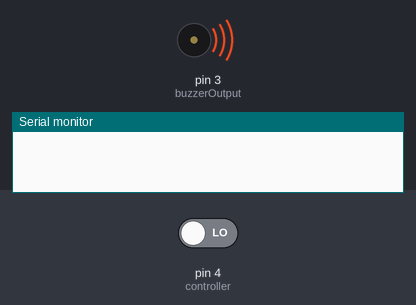
Recording of a sketch running on a simulated Arduino Uno, built with avr-gcc and run on an emulated ATmega328P. On the bench: buzzer (waves = sounding), the last lines printed to the serial monitor. The test bench sets the inputs (shaded band); at power-on: pin 4 (controller) LOW.

Above: at 1.9 s.
2.0 s: pin 4 (controller) driven HIGH
At 2.26 s:
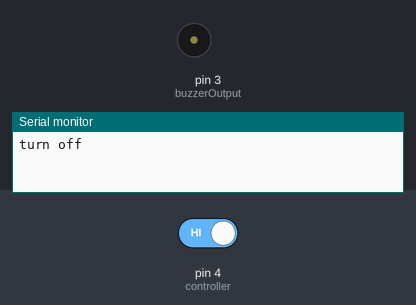
5.0 s: pin 4 (controller) driven LOW
Timing chart, 0 to 14.0 s (numbered marks = the images above; inputs shaded):
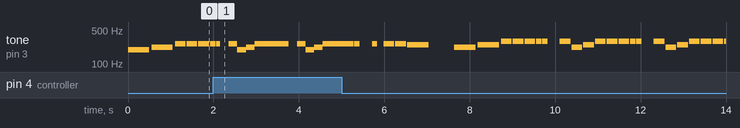

The sketch:

musicPlay.ino
```cpp
//notes
#define NOTE_B0  31
#define NOTE_C1  33
#define NOTE_CS1 35
#define NOTE_D1  37
#define NOTE_DS1 39
#define NOTE_E1  41
#define NOTE_F1  44
#define NOTE_FS1 46
#define NOTE_G1  49
#define NOTE_GS1 52
#define NOTE_A1  55
#define NOTE_AS1 58
#define NOTE_B1  62
#define NOTE_C2  65
#define NOTE_CS2 69
#define NOTE_D2  73
#define NOTE_DS2 78
#define NOTE_E2  82
#define NOTE_F2  87
#define NOTE_FS2 93
#define NOTE_G2  98
#define NOTE_GS2 104
#define NOTE_A2  110
#define NOTE_AS2 117
#define NOTE_B2  123
#define NOTE_C3  131
#define NOTE_CS3 139
#define NOTE_D3  147
#define NOTE_DS3 156
#define NOTE_E3  165
#define NOTE_F3  175
#define NOTE_FS3 185
#define NOTE_G3  196
#define NOTE_GS3 208
#define NOTE_A3  220
#define NOTE_AS3 233
#define NOTE_B3  247
#define NOTE_C4  262
#define NOTE_CS4 277
#define NOTE_D4  294
#define NOTE_DS4 311
#define NOTE_E4  330
#define NOTE_F4  349
#define NOTE_FS4 370
#define NOTE_G4  392
#define NOTE_GS4 415
#define NOTE_A4  440
#define NOTE_AS4 466
#define NOTE_B4  494
#define NOTE_C5  523
#define NOTE_CS5 554
#define NOTE_D5  587
#define NOTE_DS5 622
#define NOTE_E5  659
#define NOTE_F5  698
#define NOTE_FS5 740
#define NOTE_G5  784
#define NOTE_GS5 831
#define NOTE_A5  880
#define NOTE_AS5 932
#define NOTE_B5  988
#define NOTE_C6  1047
#define NOTE_CS6 1109
#define NOTE_D6  1175
#define NOTE_DS6 1245
#define NOTE_E6  1319
#define NOTE_F6  1397
#define NOTE_FS6 1480
#define NOTE_G6  1568
#define NOTE_GS6 1661
#define NOTE_A6  1760
#define NOTE_AS6 1865
#define NOTE_B6  1976
#define NOTE_C7  2093
#define NOTE_CS7 2217
#define NOTE_D7  2349
#define NOTE_DS7 2489
#define NOTE_E7  2637
#define NOTE_F7  2794
#define NOTE_FS7 2960
#define NOTE_G7  3136
#define NOTE_GS7 3322
#define NOTE_A7  3520
#define NOTE_AS7 3729
#define NOTE_B7  3951
#define NOTE_C8  4186
#define NOTE_CS8 4435
#define NOTE_D8  4699
#define NOTE_DS8 4978

//shark doo doo doo doo doo~~
int melody[] = {
  NOTE_G3, NOTE_A3, NOTE_C4, NOTE_C4, NOTE_C4, NOTE_C4, NOTE_C4, 0, NOTE_C4,
  NOTE_G3, NOTE_A3, NOTE_C4, NOTE_C4, NOTE_C4, NOTE_C4, NOTE_C4, 0, NOTE_C4,
  NOTE_G3, NOTE_A3, NOTE_C4, NOTE_C4, NOTE_C4, NOTE_C4, NOTE_C4, 0, NOTE_C4, 0, NOTE_C4, NOTE_C4, NOTE_B3, 0,
  NOTE_A3, NOTE_B3, NOTE_D4, NOTE_D4, NOTE_D4, NOTE_D4, NOTE_D4, 0, NOTE_D4,
  NOTE_A3, NOTE_B3, NOTE_D4, NOTE_D4, NOTE_D4, NOTE_D4, NOTE_D4, 0, NOTE_D4,
  NOTE_A3, NOTE_B3, NOTE_D4, NOTE_D4, NOTE_D4, NOTE_D4, NOTE_D4, 0, NOTE_D4, 0, NOTE_D4, NOTE_D4, NOTE_CS4, 0,
  NOTE_B3, NOTE_CS4, NOTE_E4, NOTE_E4, NOTE_E4, NOTE_E4, NOTE_E4, 0, NOTE_E4,
  NOTE_B3, NOTE_CS4, NOTE_E4, NOTE_E4, NOTE_E4, NOTE_E4, NOTE_E4, 0, NOTE_E4,
  NOTE_B3, NOTE_CS4, NOTE_E4, NOTE_E4, NOTE_E4, NOTE_E4, NOTE_E4, 0, NOTE_E4, 0, NOTE_E4, NOTE_E4, NOTE_DS4, 0,
  NOTE_CS4, NOTE_DS4, NOTE_FS4, NOTE_FS4, NOTE_FS4, NOTE_FS4, NOTE_FS4, 0, NOTE_FS4,
  NOTE_CS4, NOTE_DS4, NOTE_FS4, NOTE_FS4, NOTE_FS4, NOTE_FS4, NOTE_FS4, 0, NOTE_FS4,
  NOTE_CS4, NOTE_DS4, NOTE_AS4, NOTE_CS5, NOTE_AS4, NOTE_GS4, NOTE_GS4, 0, NOTE_FS4, 0, NOTE_FS4, NOTE_FS4, NOTE_F4, 0,
  NOTE_DS4, NOTE_F4, NOTE_GS4, NOTE_GS4, NOTE_GS4, NOTE_GS4, NOTE_GS4, 0, NOTE_GS4,
  NOTE_DS4, NOTE_F4, NOTE_GS4, NOTE_GS4, NOTE_GS4, NOTE_GS4, NOTE_GS4, 0, NOTE_GS4,
  NOTE_DS4, NOTE_F4, NOTE_GS4, NOTE_GS4, NOTE_GS4, NOTE_GS4, NOTE_GS4, 0, NOTE_GS4, 0, NOTE_GS4, NOTE_GS4, NOTE_G4, 0,
  NOTE_F4, NOTE_G4, NOTE_AS4, NOTE_AS4, NOTE_AS4, NOTE_AS4, NOTE_AS4, 0, NOTE_AS4,
  NOTE_F4, NOTE_G4, NOTE_AS4, NOTE_AS4, NOTE_AS4, NOTE_AS4, NOTE_AS4, 0, NOTE_AS4,
  NOTE_F4, NOTE_G4, NOTE_AS4, NOTE_AS4, NOTE_AS4, NOTE_AS4, NOTE_AS4, 0, NOTE_AS4, 0, NOTE_AS4, NOTE_AS4, NOTE_A4, 0,
  NOTE_G4, NOTE_A4, NOTE_C5, NOTE_C5, NOTE_C5, NOTE_C5, NOTE_C5, 0, NOTE_C5,
  NOTE_G4, NOTE_A4, NOTE_C5, NOTE_D5, NOTE_E5, NOTE_G5, NOTE_E5, 0, NOTE_C5,
  NOTE_G4, NOTE_A4, NOTE_A5, NOTE_G5, NOTE_E5, NOTE_D5, NOTE_D5, 0, NOTE_C5, 0, NOTE_G4, NOTE_A4, NOTE_B4, 0
};

//test melody, not used
int melodyEnd[] = {
  NOTE_C4, NOTE_G3, NOTE_G3, NOTE_A3, NOTE_G3, 0, NOTE_B3, NOTE_C4
};


// note durations: 4 = quarter note, 8 = eighth note, etc.:
int noteDurations[] = {
  2, 2, 4, 4, 4, 8, 8, 4, 4,
  4, 4, 4, 4, 4, 8, 8, 4, 4,
  4, 4, 4, 4, 4, 8, 8, 4, 8, 8, 4, 4, 2, 2,
  2, 2, 4, 4, 4, 8, 8, 4, 4,
  4, 4, 4, 4, 4, 8, 8, 4, 4,
  4, 4, 4, 4, 4, 8, 8, 4, 8, 8, 4, 4, 2, 2,
  2, 2, 4, 4, 4, 8, 8, 4, 4,
  4, 4, 4, 4, 4, 8, 8, 4, 4,
  4, 4, 4, 4, 4, 8, 8, 4, 8, 8, 4, 4, 2, 2,
  2, 2, 4, 4, 4, 8, 8, 4, 4,
  4, 4, 4, 4, 4, 8, 8, 4, 4,
  4, 4, 4, 4, 4, 8, 8, 4, 8, 8, 4, 4, 2, 2,
  2, 2, 4, 4, 4, 8, 8, 4, 4,
  4, 4, 4, 4, 4, 8, 8, 4, 4,
  4, 4, 4, 4, 4, 8, 8, 4, 8, 8, 4, 4, 2, 2,
  2, 2, 4, 4, 4, 8, 8, 4, 4,
  4, 4, 4, 4, 4, 8, 8, 4, 4,
  4, 4, 4, 4, 4, 8, 8, 4, 8, 8, 4, 4, 2, 2,
  2, 2, 4, 4, 4, 8, 8, 4, 4,
  4, 4, 4, 4, 4, 8, 8, 4, 4,
  4, 4, 4, 4, 4, 8, 8, 4, 8, 8, 4, 4, 2, 2
};

//for test, not used
int noteDurationsEnd[] = {
  4, 8, 8, 4, 4, 4, 4, 4
};


const int buzzerOutput = 3;         //buzzer
const int controller = 4;           //get the signal from controller Arduino

boolean flag;

void setup() {
  Serial.begin(9600);
  pinMode(buzzerOutput, OUTPUT);
  pinMode(controller, INPUT);
  flag = true;
}

void loop() {
    for (int thisNote = 0; thisNote < 224; thisNote++) {  //224 is the length of the melody
      if (flag && digitalRead(controller)) {
        Serial.println("turn off");
        flag = false;
      }

      if (!flag && !digitalRead(controller)) {
        Serial.println("turn on");
        flag = true;
      }

      // to calculate the note duration, take one second divided by the note type.
      //e.g. quarter note = 1000 / 4, eighth note = 1000/8, etc.
      int noteDuration = 1000 / noteDurations[thisNote];
      tone(buzzerOutput, melody[thisNote], noteDuration);

      // to distinguish the notes, set a minimum time between them.
      // the note's duration + 30% seems to work well:
      int pauseBetweenNotes = 0;
      if(flag){
        //swim mode, normal speed
        pauseBetweenNotes = noteDuration * 1.1;
      }else{
        //bite mode, faster speed
        pauseBetweenNotes = noteDuration * 0.8;
      }
      delay(pauseBetweenNotes);
      // stop the tone playing:
      noTone(buzzerOutput);
    }
}

//intended to use when bite. Not used
//void playEndMusic(){
//  for (int thisNote = 0; thisNote < 8; thisNote++) {
//    if (!digitalRead(controller)) {
//        Serial.println("turn on");
//        flag = true;
//        break;
//    }
//    // to calculate the note duration, take one second divided by the note type.
//    //e.g. quarter note = 1000 / 4, eighth note = 1000/8, etc.
//    int noteDuration = 1000 / noteDurationsEnd[thisNote];
//    tone(buzzerOutput, melodyEnd[thisNote], noteDuration);
//
//    // to distinguish the notes, set a minimum time between them.
//    // the note's duration + 30% seems to work well:
//    int pauseBetweenNotes = noteDuration * 1.30;
//    delay(pauseBetweenNotes);
//    // stop the tone playing:
//    noTone(buzzerOutput);
//  }
//}
```

Measured:
- by itself, tone on pin 3 (buzzerOutput): plays 262 Hz for 0.13 s, 262 Hz for 0.13 s, 262 Hz for 0.25 s, 262 Hz for 0.25 s, 247 Hz for 0.50 s, 220 Hz for 0.50 s … (27 notes in this stretch)
